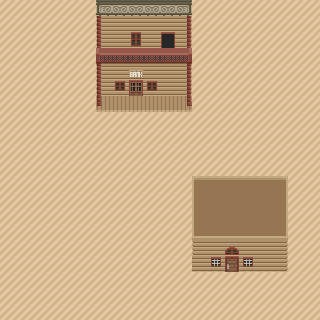

Rendered tile map (Tiled .tmx) drawn with the repository's tilesets; below, a short description and the map source with its tile grids summarised:
An orthogonal 20x20 tile map with 16x16 px tiles, 2 tile layers (back, front) and 5 objects.

<map version="1.0" orientation="orthogonal" renderorder="right-down" width="20" height="20" tilewidth="16" tileheight="16" nextobjectid="14">
 <tileset firstgid="1" name="tiles" tilewidth="16" tileheight="16">
  <image source="res/Tile.png" width="176" height="96" />
 </tileset>
 <layer name="back" width="20" height="20">
  <data>[400 cells, 400 non-empty, 1 distinct tile ids]</data>
 </layer>
 <layer name="front" width="20" height="20">
  <data>[400 cells, 78 non-empty, 31 distinct tile ids]</data>
 </layer>
 <objectgroup name="objects">
  <object id="5" x="96" y="0" width="96" height="64" />
  <object id="9" x="96" y="64" width="4.91304" height="41.9688" />
  <object id="10" x="187.087" y="64" width="4.82609" height="42" />
  <object id="11" x="100" y="64" width="88" height="13.75" />
  <object id="12" x="192" y="176" width="96" height="96" />
 </objectgroup>
</map>
